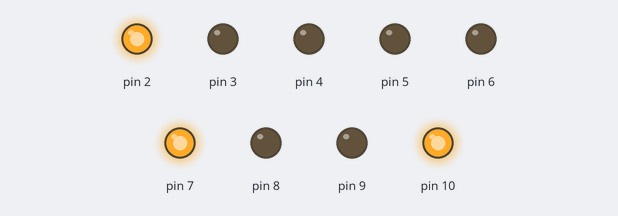
This sketch was run on a simulated Arduino Uno, built with avr-gcc and run on an emulated ATmega328P. Shown: output pins drawn as LEDs (lit = HIGH).

Above: at 0.1 s.
At 6.1 s:
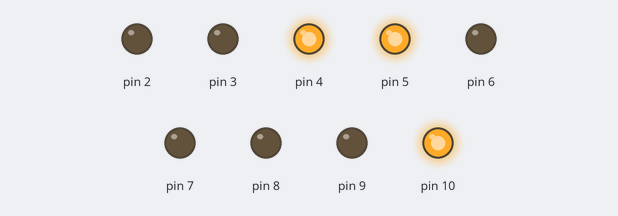
At 11.1 s:
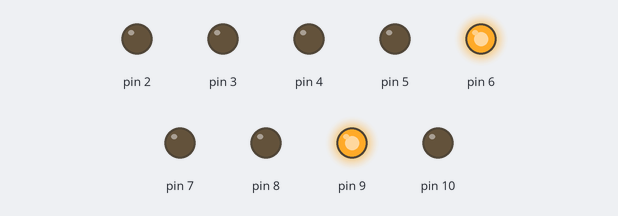
At 17.1 s:
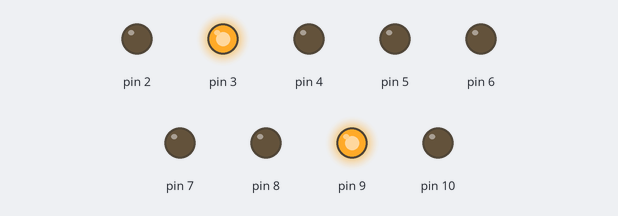
At 23.1 s:
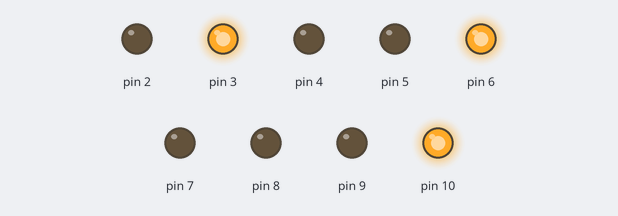
At 30.1 s:
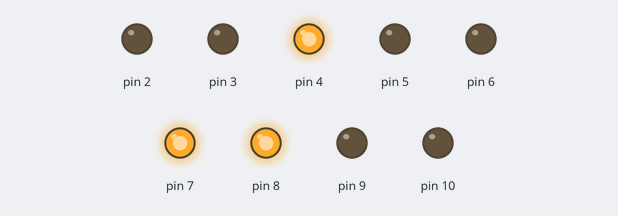
Timing chart, 0 to 37.5 s (numbered marks = the images above):
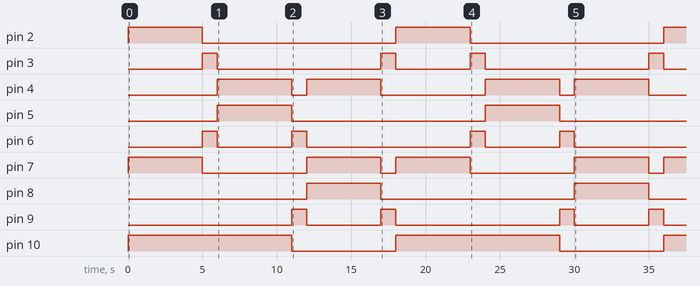

Measured:
- by itself, pin 2, pin 5, pin 8: alternates HIGH for 5.0 s and LOW for 13.0 s
- by itself, pin 3: LOW → HIGH at 5.0 s, → LOW 1.0 s later, → HIGH 11.0 s later, → LOW 1.0 s later, … (8 changes in this stretch)
- by itself, pin 4: LOW → HIGH at 6.0 s, → LOW 5.0 s later, → HIGH 1.0 s later, → LOW 5.0 s later, … (8 changes in this stretch)
- by itself, pin 6: LOW → HIGH at 5.0 s, → LOW 1.0 s later, → HIGH 5.0 s later, → LOW 1.0 s later, … (8 changes in this stretch)
- by itself, pin 7: LOW → HIGH at 0.00 s, → LOW 5.0 s later, → HIGH 7.0 s later, → LOW 5.0 s later, … (9 changes in this stretch)
- by itself, pin 9: LOW → HIGH at 11.0 s, → LOW 1.0 s later, → HIGH 5.0 s later, → LOW 1.0 s later, … (8 changes in this stretch)
- by itself, pin 10: alternates HIGH for 11.0 s and LOW for 7.0 s

The sketch:

3_Way_Traffic.ino
```cpp
void setup() {
  // configure the output pins
  pinMode(2,OUTPUT);
  pinMode(3,OUTPUT);
  pinMode(4,OUTPUT);
  pinMode(5,OUTPUT);
  pinMode(6,OUTPUT);
  pinMode(7,OUTPUT);
  pinMode(8,OUTPUT);
  pinMode(9,OUTPUT);
  pinMode(10,OUTPUT);
}

void loop()
{
  digitalWrite(2,1); //enables the 1st set of signals
  digitalWrite(7,1);
  digitalWrite(10,1);
  digitalWrite(4,0);
  digitalWrite(3,0);
  digitalWrite(6,0);
  digitalWrite(8,0);
  digitalWrite(9,0);
  digitalWrite(5,0);
  delay(5000);

  digitalWrite(3,1); //enables the yellow lights
  digitalWrite(6,1);
  digitalWrite(2,0);
  digitalWrite(7,0);
  delay(1000);

  digitalWrite(4,1); //enables the 2nd set of signals
  digitalWrite(5,1);
  digitalWrite(10,1);
  digitalWrite(2,0);
  digitalWrite(3,0);
  digitalWrite(6,0);
  digitalWrite(8,0);
  digitalWrite(9,0);
  digitalWrite(7,0);
  delay(5000);

  digitalWrite(9,1); //enables the yellow lights
  digitalWrite(6,1);
  digitalWrite(10,0);
  digitalWrite(5,0);
  digitalWrite(4,0);
  delay(1000);

  digitalWrite(8,1); //enables the 3rd set of signals
  digitalWrite(4,1);
  digitalWrite(7,1);
  digitalWrite(2,0);
  digitalWrite(3,0);
  digitalWrite(5,0);
  digitalWrite(6,0);
  digitalWrite(9,0);
  digitalWrite(10,0);
  delay(5000);

  digitalWrite(9,1); //enables the yellow lights
  digitalWrite(3,1);
  digitalWrite(7,0);
  digitalWrite(8,0);
  digitalWrite(4,0);
  delay(1000);
}
```
